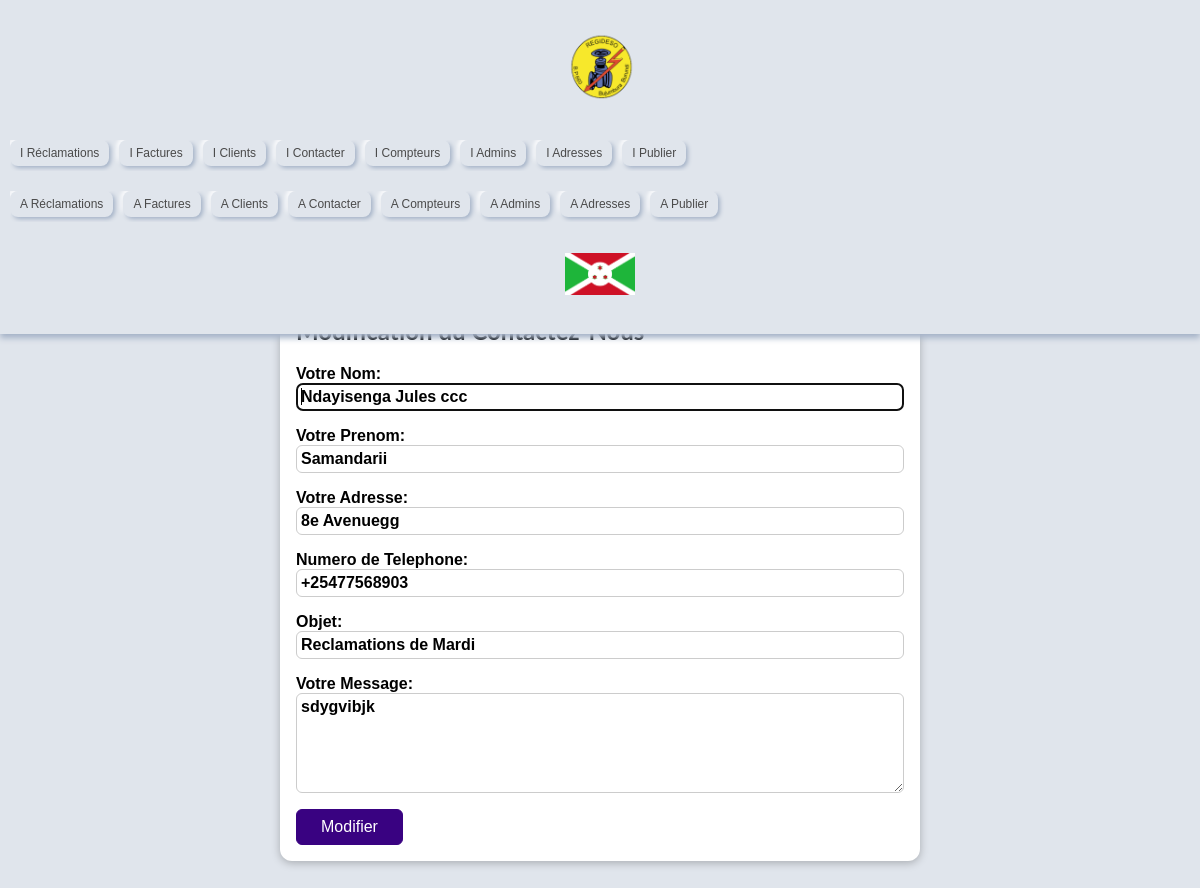
/User/modif_Contactez_nous.php?mod=1, run on the app's committed database.
### tables this page shows
CREATE TABLE `contactez_nous` (
  `id_cont` int(5) NOT NULL,
  `nom` varchar(25) DEFAULT NULL,
  `prenom` varchar(25) DEFAULT NULL,
  `adresse` varchar(50) DEFAULT NULL,
  `telephone` varchar(25) DEFAULT NULL,
  `objet` varchar(25) DEFAULT NULL,
  `message` varchar(100) DEFAULT NULL
);

### User/modif_Contactez_nous.php (the view, shortened to what this page needs)
<!DOCTYPE html>
<html lang="en">
<head>
    <?php
        include "Connexion.php";
        $modifContact = $bdd->query("Select * from Contactez_nous where id_cont=".$_GET['mod']);
        $dataRecup = $modifContact->fetch();
     ?>
    <?php include "Header1.php" ?>
</head>
<body>
    <section id="comment-form">
        <h1>Modification du Contactez-Nous</h1>
        <form action="" method="POST">
            <div class="form-control">
                <label for="name">
                    Votre Nom:
                    <input type="text" value="<?php echo $dataRecup["nom"]; ?>" name="name" id="name" require autofocus pattern="[A-Za-zÀ-ÿ\s]{2,20}">
                </label>
            </div>
            <div class="form-control">
                <label for="pname">
                    Votre Prenom:
                    <input type="text" value="<?php echo $dataRecup["prenom"]; ?>" name="pname" id="pname" require pattern="[A-Za-zÀ-ÿ\s]{2,20}">
                </label>
            </div>
            <div class="form-control">
                <label for="adress">
                    Votre Adresse:
                    <input type="text" value="<?php echo $dataRecup["adresse"]; ?>" name="adress" id="adress" require>
                </label>
            </div>
            <div class="form-control">
                <label for="tel">
                    Numero de Telephone:
                    <input type="tel" value="<?php echo $dataRecup["telephone"]; ?>" name="tel" id="tel" require pattern="\+[0-9]*">
                </label>
            </div>
            <div class="form-control">
                <label for="object">
                    Objet:
                    <input type="text" value="<?php echo $dataRecup["objet"]; ?>" name="object" id="object" require>
                </label>
            </div>
            <div class="form-control">
                <label for="msg">
                    Votre Message:
                    <textarea name="msg" id="msg" cols="30" rows="5" require><?php echo $dataRecup["message"]; ?></textarea>
                </label>
            </div>
                <button type="submit" name="valider">Modifier</button>
        </form>
    </section>
</body>
</html>

### User/styles/styles1.css (style rules this page uses)
* { box-sizing: border-box; }
html { font-family: 'Open Sans', 'Lato', sans-serif; }
body { margin: 0; }
h1, h2, h3 { font-family: 'Lato', sans-serif; font-weight: bold; }
:root { --primary-color: #e0e5ec; --text-color: #4a4a4a; --hover-color: #007bff; --shadow-color: #a3b1c6; --highlight-color: #ffffff; }
body { font-family: 'Arial', sans-serif; background-color: var(--primary-color); margin: 0; padding-top: 80px; }
@media (max-width: 1200px) { body { padding-top: 180px; } }
#comment-form, table { margin: 3rem auto; width: 90%; max-width: 40rem; border-radius: 12px; background-color: white; box-shadow: 0 2px 8px rgba(0, 0, 0, 0.25); padding: 1rem; }
#comment-form button { font: inherit; background-color: #390281; color: white; border: 1px solid #390281; padding: 0.5rem 1.5rem; border-radius: 6px; cursor: pointer; }
.form-control { margin-bottom: 1rem; }
.form-control label { font-weight: bold; margin-bottom: 0.5rem; display: block; }
.form-control input, .form-control textarea { display: block; width: 100%; font: inherit; padding: 0.25rem; border-radius: 6px; border: 1px solid #ccc; }

### data on the page
contactez_nous: name "Ndayisenga Jules ccc", pname "Samandarii", adress "8e Avenuegg", tel "+25477568903", object "Reclamations de Mardi", msg "sdygvibjk"
